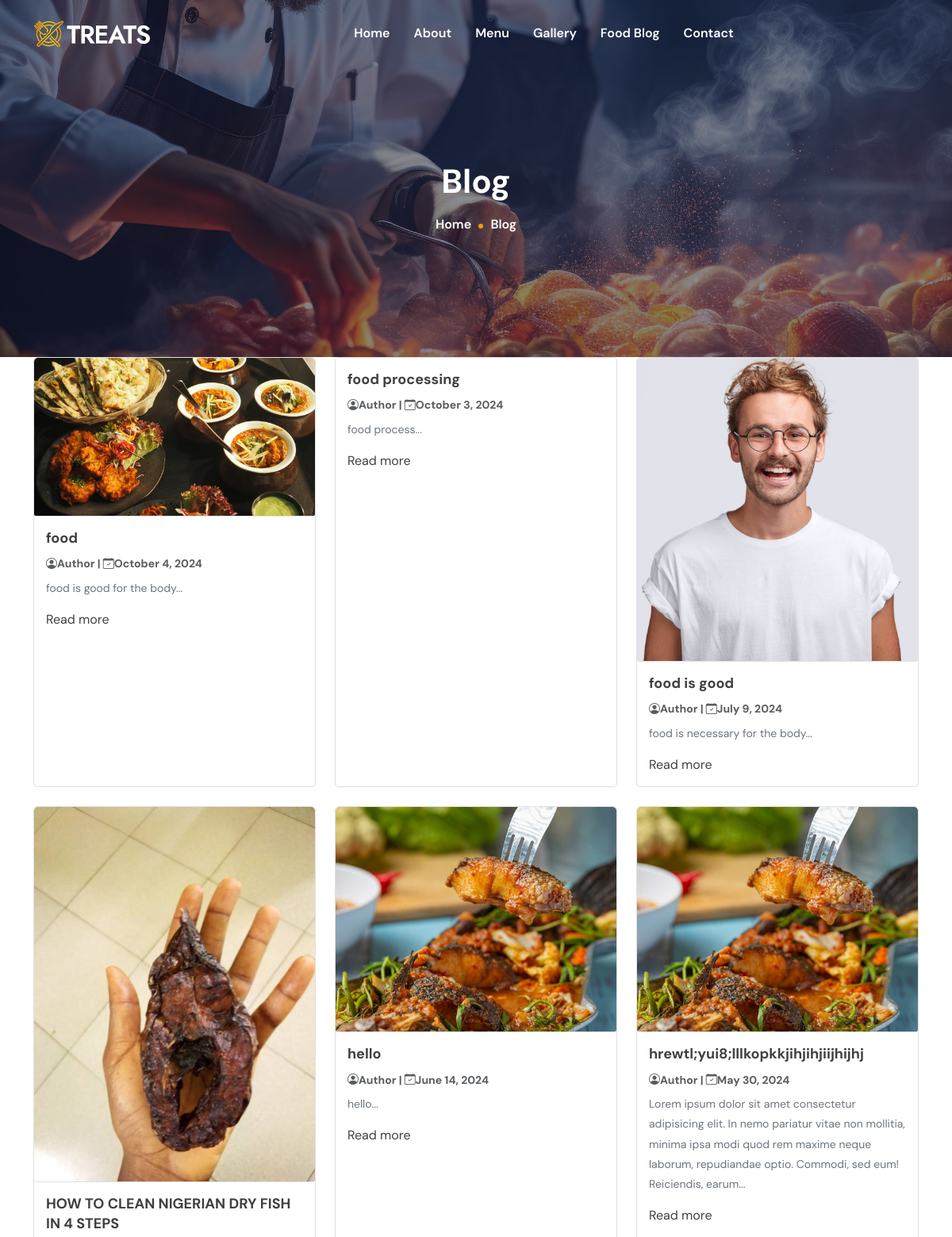
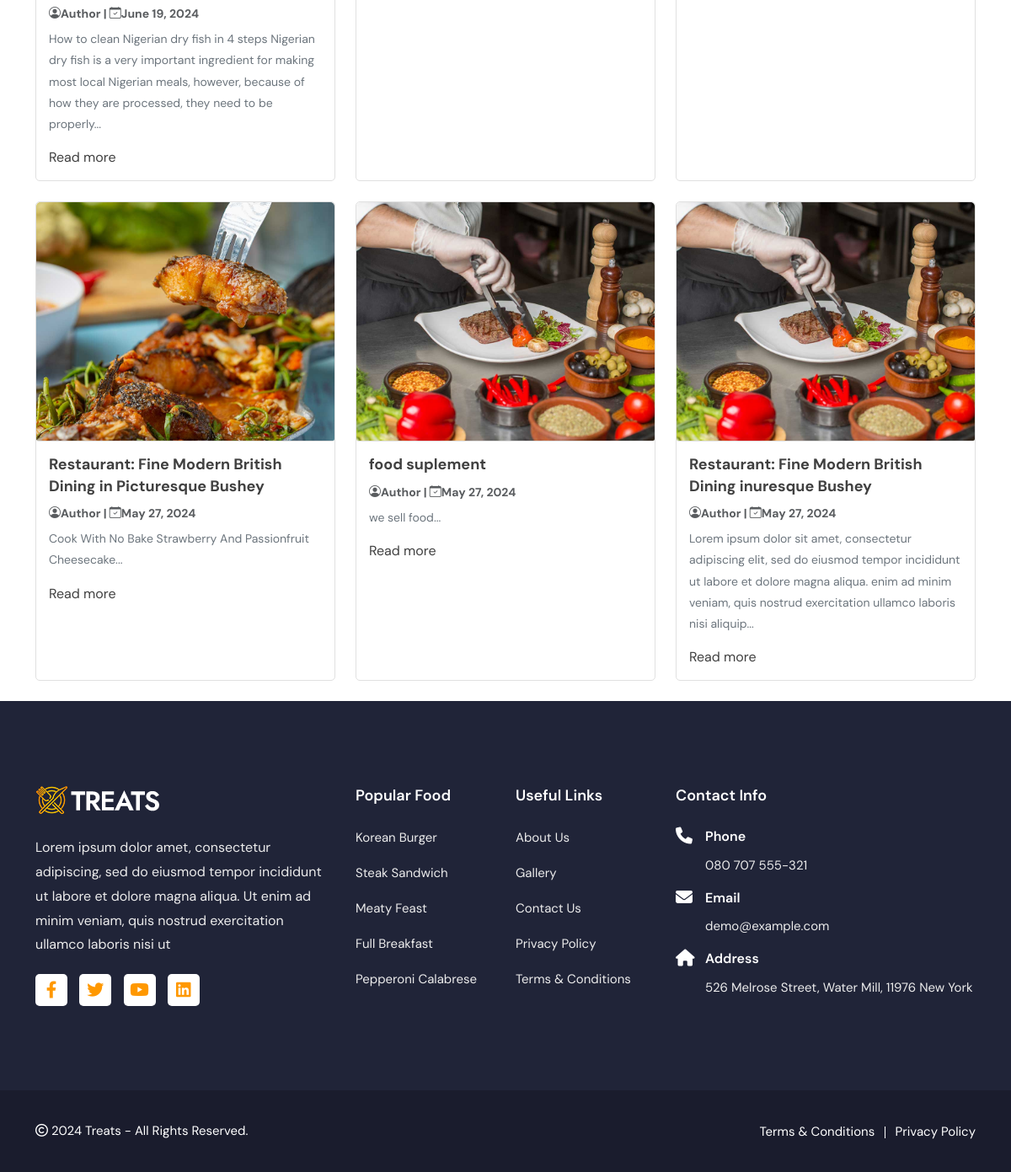
/post_list/, run on the app's committed database (2 pictures, top to bottom).
### foodapp/models.py (models this page shows, shortened)
class Post(models.Model):
    title= models.CharField(max_length=200, unique=True)
    slug= models.SlugField(max_length=200, unique=True)
    author= models.ForeignKey(User, on_delete=models.CASCADE,related_name='blog_posts')
    created_on=models.DateField(auto_now_add=True)
    updated_on=models.DateField(auto_now=True)
    content= models.TextField()
    status= models.IntegerField(choices=STATUS, default=0)
    image = models.ImageField(upload_to='images/', blank=True, null=True)
    class Meta:
        ordering = ['-created_on']

### foodapp/views.py (the view)
# urls.py: path('post_list/', views.post_list, name='post_list'),
def post_list(request):
    posts= Post.objects.filter(status=1).order_by('-created_on')
    return render(request, 'post_list.html', {'posts': posts})

### foodapp/templates/post_list.html
{% extends 'base.html' %}
{% load static %}
{% block content %}
    <div class="page-title-area">
        <div class="d-table">
            <div class="d-table-cell">
                <div class="container">
                    <div class="page-title-content">
                        <h2>Blog</h2>
                        <ul>
                            <li><a href="{% url 'home' %}">Home</a></li>
                            <li>Blog</li>
                        </ul>
                    </div>
                </div>
            </div>
        </div>
    </div>
    <div class="container">
        <div class="row">
            {% for post in posts %}
                <div class="col-lg-4 col-md-6 col-sm-12 mb-4">
                    <div class="card h-100">
                        {% if post.image %}
                            <a href="{% url 'post_detail' slug=post.slug %}"><img src="{{ post.image.url }}" class="card-img-top" alt="{{ post.title }}"></a>
                        {% endif %}
                        <div class="card-body">
                           <a href><h5 class="card-title">{{ post.title }}</h5></a>
                            <p class="card-text text-muted h6"><i class="bi bi-person-circle"></i>{{ post.author }} | <i class="bi bi-calendar-check"></i>{{ post.created_on|date:"F j, Y" }}</p>
                            <p class="card-text">{{ post.content|slice:":200" }}...</p>
                            <a href="{% url 'post_detail' slug=post.slug %}" >Read more</a>
                        </div>
                    </div>
                </div>
            {% endfor %}
        </div>
    </div>
{% endblock %}

### foodapp/templates/base.html (shortened to what this page needs)
{% load static %}
<!doctype html>
<html lang="zxx">
<head>
	<link rel="stylesheet" href="{% static 'assets/css/bootstrap.min.css' %}">
	<link rel="stylesheet" href="{% static 'assets/css/animate.min.css' %}">
	<link rel="stylesheet" href="{% static 'assets/css/bootstrap-icons.css' %}">
	<link rel="stylesheet" href="{% static 'assets/css/icofont.min.css' %}">
	<link rel="stylesheet" href="{% static 'assets/css/fontawesome.min.css' %}">
	<link rel="stylesheet" href="{% static 'assets/css/meanmenu.css' %}">
	<link rel="stylesheet" href="{% static 'assets/css/magnific-popup.min.css' %}">
	<link rel="stylesheet" href="{% static 'assets/css/swiper.min.css' %}">
	<link rel="stylesheet" href="{% static 'assets/css/owl.carousel.min.css' %}">
	<link rel="stylesheet" href="{% static 'assets/css/style.css' %}">
	<link rel="stylesheet" href="{% static 'assets/css/responsive.css' %}">
</head>
<body>
	<div class="navbar-section">
	    <div class="treats-nav">
	        <div class="container">
	            <nav class="navbar navbar-expand-md navbar-light">
	                <a class="navbar-brand" href="index-2.html">
	                    <img src="{% static 'assets/img/logo.png'%}" class="white-logo" alt="logo">
	                </a>
	                <div class="collapse navbar-collapse mean-menu" id="navbarSupportedContent">
	                    <ul class="navbar-nav">
	                        <li class="nav-item">
	                            <a href="{% url 'home'%}" class="nav-link">Home</a>
	                        </li>
	                        <li class="nav-item">
	                            <a href="{%url 'about'%}" class="nav-link"> About </a>
	                        </li>
	                        <li class="nav-item">
	                            <a href="{% url 'menu'%}" class="nav-link">Menu</a>
	                        </li>
	                        <li class="nav-item">
	                            <a href="{% url 'gallery'%}" class="nav-link">Gallery</a>
	                        </li>
							<li class="nav-item">
								<a href="{% url 'post_list'%}" class="nav-link">Food Blog</a>
							</li>
	                        <li class="nav-item">
	                            <a href="{% url 'contact'%}" class="nav-link"> Contact </a>
	                        </li>
	                </div>
	            </nav>
	        </div>
	    </div>
	</div>
	{% block content %}
	{% endblock %}
    <section class="footer-subscribe-wrapper">
		<div class="footer-area ptb-100">
			<div class="container">
				<div class="row">
					<div class="col-lg-4 col-md-6 col-sm-6">
						<div class="single-footer-widget">
							<a class="footer-logo" href="#">
								<img src="{%static 'assets/img/logo.png'%}" class="white-logo" alt="logo">
							</a>
							<p>Lorem ipsum dolor amet, consectetur adipiscing, sed do eiusmod tempor incididunt ut labore et dolore magna aliqua. Ut enim ad minim veniam, quis nostrud exercitation ullamco laboris nisi ut</p>
							<ul class="footer-social">
								<li>
									<a href="#"> <i class="fab fa-facebook-f"></i></a>
								</li>
								<li>
									<a href="#"> <i class="fab fa-twitter"></i></a>
								</li>
								<li>
									<a href="#"> <i class="fab fa-youtube"></i></a>
								</li>
								<li>
									<a href="#"> <i class="fab fa-linkedin"></i></a>
								</li>
							</ul>
						</div>
					</div>
					<div class="col-lg-2 col-md-6 col-sm-6">
						<div class="single-footer-widget">
							<div class="footer-heading">
								<h3>Popular Food</h3>
							</div>
							<ul class="footer-quick-links">
								<li><a href="#">Korean Burger</a></li>
								<li><a href="#">Steak Sandwich</a></li>
								<li><a href="#">Meaty Feast</a></li>
								<li><a href="#">Full Breakfast</a></li>
								<li><a href="#">Pepperoni Calabrese</a></li>
							</ul>
						</div>
					</div>
					<div class="col-lg-2 col-md-6 col-sm-6">
						<div class="single-footer-widget">
							<div class="footer-heading">
								<h3>Useful Links</h3>
							</div>
							<ul class="footer-quick-links">
								<li><a href="about.html">About Us</a></li>
								<li><a href="gallery.html">Gallery</a></li>
								<li><a href="contact.html">Contact Us</a></li>
								<li><a href="privacy-policy.html">Privacy Policy</a></li>
								<li><a href="terms-condition.html">Terms & Conditions</a></li>
							</ul>
						</div>
					</div>
					<div class="col-lg-4 col-md-6 col-sm-6">
						<div class="single-footer-widget">
							<div class="footer-heading">
								<h3>Contact Info</h3>
							</div>
							<div class="footer-info-contact"> <i class="fa fa-phone"></i>
								<h3>Phone</h3>
								<span><a href="tel:0802235678">080 707 555-321</a></span>
							</div>
							<div class="footer-info-contact"> <i class="fa fa-envelope"></i>
								<h3>Email</h3>
								<span><a href="mailto:demo@example.com">demo@example.com</a></span>
							</div>
							<div class="footer-info-contact"> <i class="fa fa-home"></i>
								<h3>Address</h3>
								<span>526  Melrose Street, Water Mill, 11976  New York</span>
							</div>
						</div>
					</div>
				</div>
			</div>
		</div>
	</section>
	<div class="copyright-area">
		<div class="container">
			<div class="row align-items-center">
				<div class="col-lg-6 col-md-6">
					<p> <i class="far fa-copyright"></i> 2024 Treats - All Rights Reserved.</p>
				</div>
				<div class="col-lg-6 col-md-6">
					<ul>
						<li> <a href="terms-condition.html">Terms & Conditions</a></li>
						<li> <a href="privacy-policy.html">Privacy Policy</a></li>
					</ul>
				</div>
			</div>
		</div>
	</div>
</body>
</html>

### data on the page
Post: image (picture), title "food", author "Author", created_on "October 4, 2024", content "food is good for the body"
Post: title "food processing", author "Author", created_on "October 3, 2024", content "food process"
Post: image (picture), title "food is good", author "Author", created_on "July 9, 2024", content "food is necessary for the body"
Post: image (picture), title "HOW TO CLEAN NIGERIAN DRY FISH IN 4 STEPS", author "Author", created_on "June 19, 2024", content "How to clean Nigerian dry fish in 4 steps Nigerian dry fish is a very important ingredient for making most local Nigerian meals, however, because of how they are processed, they need to be properly"
Post: image (picture), title "hello", author "Author", created_on "June 14, 2024", content "hello"
Post: image (picture), title "hrewtl;yui8;lllkopkkjihjihjiijhijhj", author "Author", created_on "May 30, 2024", content "Lorem ipsum dolor sit amet consectetur adipisicing elit. In nemo pariatur vitae non mollitia, minima ipsa modi quod rem maxime neque laborum, repudiandae optio. Commodi, sed eum! Reiciendis, earum"
Post: image (picture), title "Restaurant: Fine Modern British Dining in Picturesque Bushey", author "Author", created_on "May 27, 2024", content "Cook With No Bake Strawberry And Passionfruit Cheesecake"
Post: image (picture), title "food suplement", author "Author", created_on "May 27, 2024", content "we sell food"
Post: image (picture), title "Restaurant: Fine Modern British Dining inuresque Bushey", author "Author", created_on "May 27, 2024", content "Lorem ipsum dolor sit amet, consectetur adipiscing elit, sed do eiusmod tempor incididunt ut labore et dolore magna aliqua. enim ad minim veniam, quis nostrud exercitation ullamco laboris nisi aliquip"
